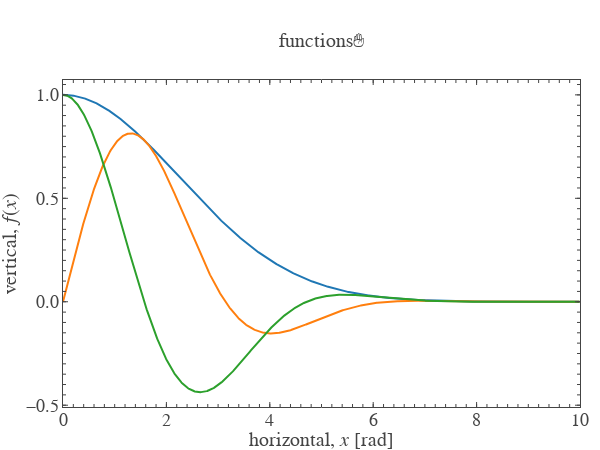

This figure's notebook cell:
### Code cell
plt.show(scatter_list)

### Figure 1 — Plotly figure (JSON) as saved in the notebook; plotly's stock layout.template omitted (floating-point values rounded to 4 significant figures; data arrays with more than 128 entries replaced by an {"elided": "..."} marker saying what was removed)
{"data": [{"name": "e<sup>−0.1x<sup>2</sup></sup>", "type": "scatter", "uid": "31eb996f-2e28-4dc6-af2b-511742d30411", "x": {"elided": "1000 float values"}, "y": {"elided": "1000 float values"}}, {"name": "e<sup>−0.1x<sup>2</sup></sup>sin(x)", "type": "scatter", "uid": "a1e13afe-5716-4405-9b85-b81f2b4011e8", "x": {"elided": "1000 float values"}, "y": {"elided": "1000 float values"}}, {"name": "e<sup>−0.1x<sup>2</sup></sup>cos(x)", "type": "scatter", "uid": "09467e24-0d32-40ed-b092-32e794f5f19b", "x": {"elided": "1000 float values"}, "y": {"elided": "1000 float values"}}, {"type": "scatter", "uid": "dd981c97-0895-41f1-94c3-1c1c18830284", "visible": false, "xaxis": "x101", "yaxis": "y101"}, {"type": "scatter", "uid": "0e26e2b6-8b62-477f-9e7f-6d9c32a6fd1d", "visible": false, "xaxis": "x201", "yaxis": "y201"}], "layout": {"font": {"family": "Arial", "size": 18}, "height": 450, "margin": {"b": 0, "l": 0, "r": 20, "t": 80}, "showlegend": false, "title": {"font": {"size": 20}, "text": "functions✋", "xanchor": "center", "xref": "paper", "y": 0.9111, "yanchor": "middle", "yref": "container"}, "width": 600, "xaxis": {"anchor": "y", "automargin": true, "dtick": 2, "hoverformat": ".f", "range": [0, 10], "showgrid": false, "showline": false, "showticklabels": true, "tickfont": {"size": 18}, "ticklen": 5, "ticks": "inside", "title": {"font": {"size": 20}, "text": "horizontal, <i>x</i> [rad]"}, "zeroline": false}, "xaxis101": {"anchor": "y", "automargin": true, "dtick": 2, "overlaying": "x", "range": [0, 10], "scaleanchor": "x", "showgrid": false, "showline": false, "showticklabels": false, "side": "top", "ticklen": 5, "ticks": "inside", "zeroline": false}, "xaxis201": {"anchor": "y", "automargin": true, "dtick": 0.2, "mirror": "ticks", "overlaying": "x", "range": [0, 10], "scaleanchor": "x", "showgrid": false, "showline": true, "showticklabels": false, "ticklen": 3, "ticks": "inside", "zeroline": false}, "yaxis": {"anchor": "x", "automargin": true, "dtick": 0.5, "hoverformat": ".f", "range": [-0.5086, 1.072], "showgrid": false, "showline": false, "showticklabels": true, "tickfont": {"size": 18}, "tickformat": ".1f", "ticklen": 5, "tickprefix": " ", "ticks": "inside", "ticksuffix": " ", "title": {"font": {"size": 20}, "text": "vertical, <i>f</i>(<i>x</i>)<i></i>"}, "zeroline": false}, "yaxis101": {"anchor": "x", "automargin": true, "dtick": 0.5, "overlaying": "y", "range": [-0.5086, 1.072], "scaleanchor": "y", "showgrid": false, "showline": false, "showticklabels": false, "side": "right", "tickformat": ".1f", "ticklen": 5, "ticks": "inside", "zeroline": false}, "yaxis201": {"anchor": "x", "automargin": true, "dtick": 0.05, "mirror": "ticks", "overlaying": "y", "range": [-0.5086, 1.072], "scaleanchor": "y", "showgrid": false, "showline": true, "showticklabels": false, "tickformat": ".1f", "ticklen": 3, "ticks": "inside", "zeroline": false}}}
